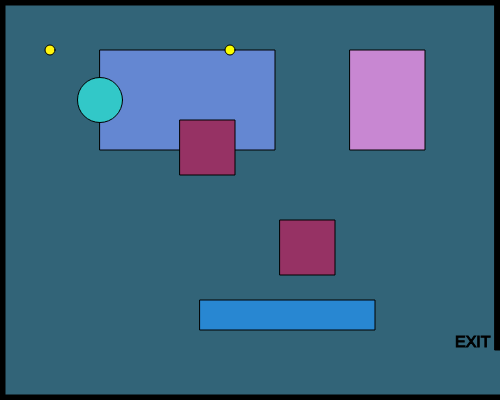
Frame 1 (no input)
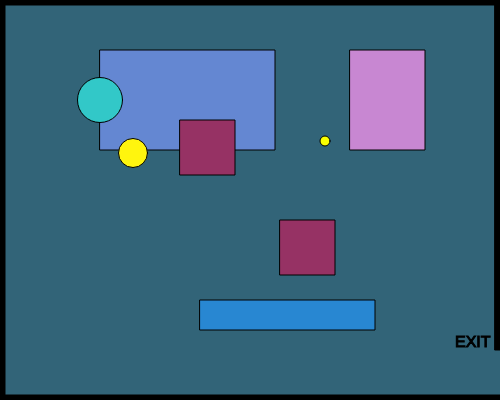
Frame 60 (no input)
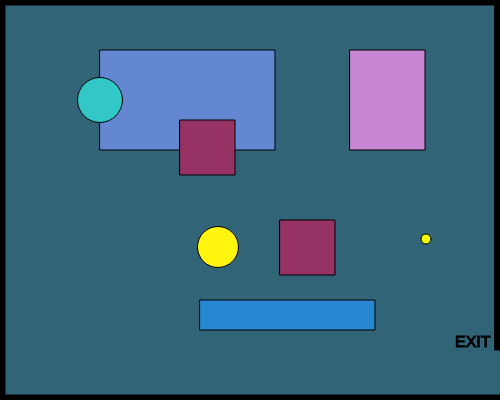
Frame 120 (the mouse pressed at the canvas centre since frame 60)

The p5.js sketch that drew these frames (run headless with seeded random() and noise() and a simulated clock; from frame 60 on, the mouse is pressed at the canvas centre):

// p5.js sketch
// ── sketch.js


// player1 start /
var player1X = 100;
var player1Y = 100;
// movement key codes /
var w = 87; 
var s = 83;
var a = 65;
var d = 68;

// circles start /
var shapeX = 50;
var shapeY = 50;
var shapeD = 10;
var shape2X = 230;
var shape2Y = 50;
var shapeXSpeed;
var shapeYSpeed;

// mouse /
var mouseShapeX;
var mouseShapeY;

var rectangleObject;

function setup(){
    createCanvas(500, 400);
  
    //create object rectangle
  rectangleObject = new Rectangle(100, 50, 175, 100, 100, 135, 210);
    rectangleObject2 = new Rectangle(200, 300, 175, 30, 40, 135, 210);
    rectangleObject3 = new Rectangle(350, 50, 75, 100, 200, 135, 210);
  
  
    // start speeds /
    shapeXSpeed = Math.floor(Math.random() * (Math.floor(Math.random() * 5)) + 1);
    shapeYSpeed = Math.floor(Math.random() * (Math.floor(Math.random() * 5)) + 1);
}

function draw()
{
    background(50,100,120);
    stroke(0);
    fill(0);
  
    //create and display rectangle
    rectangleObject.display();
      rectangleObject2.display();
      rectangleObject3.display();
  
  fill(0);
  
    //create borders function /
    createBorders(5);

    // exit sign /
    textSize(16);
    text("EXIT", width-45,height-53)

    //create player1(100,100); /
    drawPlayer1();
    player1Movement();
  
  //square "pillar" obstacles /
    fill(150,50,100);
    square(180, 120, 55);
    square(280, 220, 55);
  
    // circles shotting obstacles /
    fill(259,245,14);
    circle(shapeX, shapeY, shapeD);
      fill(250,255,0);
    circle(shape2X, shape2Y, 10);

     // all circles get random speeds /
     shapeXSpeed = Math.floor(Math.random() * (Math.floor(Math.random() * 5)) + 1);
     shapeYSpeed = Math.floor(Math.random() * (Math.floor(Math.random() * 5)) + 1);
   shape2XSpeed = Math.floor(Math.random() * (Math.floor(Math.random() * 5)) + 1);
     shape2YSpeed = Math.floor(Math.random() * (Math.floor(Math.random() * 5)) + 1);

    // circles move /
    shapeX += shapeXSpeed;
    shapeY += shapeYSpeed;
  shape2X += shape2XSpeed;
    shape2Y += shape2YSpeed;
    // circles shoot off grid /
    if(shapeX > width)
    {
        shapeX = 0;
    }
    if(shapeX < 0)
    {
        shapeX = width;
    }
    if(shapeY > height)
    {
        shapeY = 0;
    }
    if(shapeY < 0)
    {
        shapeY = height;
    }
      if(shape2X > width)
    {
        shape2X = 0;
    }
    if(shape2X < 0)
    {
        shape2X = width;
    }
    if(shape2Y > height)
    {
        shape2Y = 0;
    }
    if(shape2Y < 0)
    {
        shape2Y = height;
    } 
  //one crazy circle shape /
        if(shapeD <= 10)
        {
            shapeD+=30;
        }
          
        else if(shapeD > 20 && shapeD <= 40)
        {
            shapeD +=2;
        }
        else if(shapeD > 40)
        {
            shapeD = 25;
        }
  
    // player exit /
    if(player1X > width && player1Y > width-500)
    {
        fill(0);
        stroke(5);
        textSize(26);
        text("YOU WIN!", width/2-50, height/2-50);
    }
  
  // mouse click obstacle /
   fill(120, 230, 140);
  circle(mouseShapeX, mouseShapeY, 25);
}
  function player1Movement()
  {
        // player1 movement /
    if(keyIsDown(w))
    {
        player1Y -= 10;   
    }
    if(keyIsDown(s))
    {
        player1Y += 10;   
    }
    if(keyIsDown(a))
    {
        player1X -= 10;   
    }
    if(keyIsDown(d))
    {
        player1X += 10;   
    }
  }
  
  function createPlayer1(x,y)
  {
    player1X = x;
    player1Y = y;
    console.log(player1X);
    //player1 /
    // circle(player1X,player1Y,25);/
  }
 
  function drawPlayer1()
  {
    fill(50,200,200);
    circle(player1X,player1Y,45);
  }
  
  function createBorders(thickness)
  {
    // top border /
    rect(0,0,width,5);
    // left border /
    rect(0,0,5,height);
    // bottom border /
    rect(0, height-5,width, 5);
    // right border short for exit /
    rect(width-5,0,5,height-50);
  }
function mouseClicked()
{
    mouseShapeX = mouseX;
    mouseShapeY = mouseY;
}
// ── rectangle.js
class Rectangle{

	//maybe I wasn't creative but there's only so many shapes!! ;)
  
    //constructor
    // x/y coords, w/h size, rgb color
    constructor(x,y,w,h,r,g,b)
  {
      this.x = x;
      this.y = y; 
      this.w = w;
      this.h = h;
      this.r = r;
      this.b = b;
      this.g = g;
  }
  
  display()
  {  fill(this.r, this.g, this.b);
      rect(this.x, this.y, this.w, this.h);
  }
}
